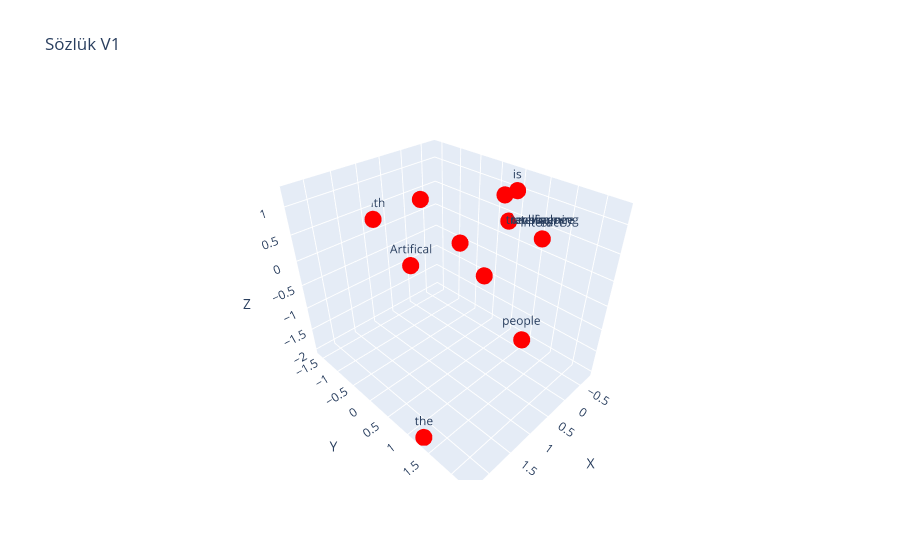

This figure's notebook cell:
### Code cell
sentences = [
    {
        "words" : meanings.detach().numpy(),
        "labels" : ["Artifical","intelligence","is","transforming","the","way","people","interact","with","technology"],
        "color": "red",
    }
]
plot_dots(sentences,"Sözlük V1")

### Figure 1 — Plotly figure (JSON) as saved in the notebook; plotly's stock layout.template omitted (floating-point values rounded to 4 significant figures)
{"data": [{"hoverinfo": "text", "marker": {"color": "red", "size": 10}, "mode": "markers+text", "text": ["Artifical", "intelligence", "is", "transforming", "the", "way", "people", "interact", "with", "technology"], "type": "scatter3d", "x": [0.5746, 0.0126, -0.6713, 0.0126, 2.304, 0.0126, 1.379, 0.0126, 0.8525, 0.0126, 0.8326, 0.0126, 0.02234, 0.0126, -0.7522, 0.0126, -0.128, 0.0126, -0.1826], "y": [-0.9179, 1.522, 0.4924, 1.522, 1.281, 1.522, 2.271, 1.522, -1.587, 1.522, -0.265, 1.522, 0.771, 1.522, 0.3003, 1.522, 0.3163, 1.522, -0.3564], "z": [-0.5431, 0.763, 1.013, 0.763, -2.003, 0.763, 0.08618, 0.763, 0.2863, 0.763, 1.091, 0.763, 1.236, 0.763, 0.3511, 0.763, -0.5266, 0.763, -0.1341]}], "layout": {"scene": {"xaxis": {"title": {"text": "X"}}, "yaxis": {"title": {"text": "Y"}}, "zaxis": {"title": {"text": "Z"}}}, "title": {"text": "Sözlük V1"}}}
